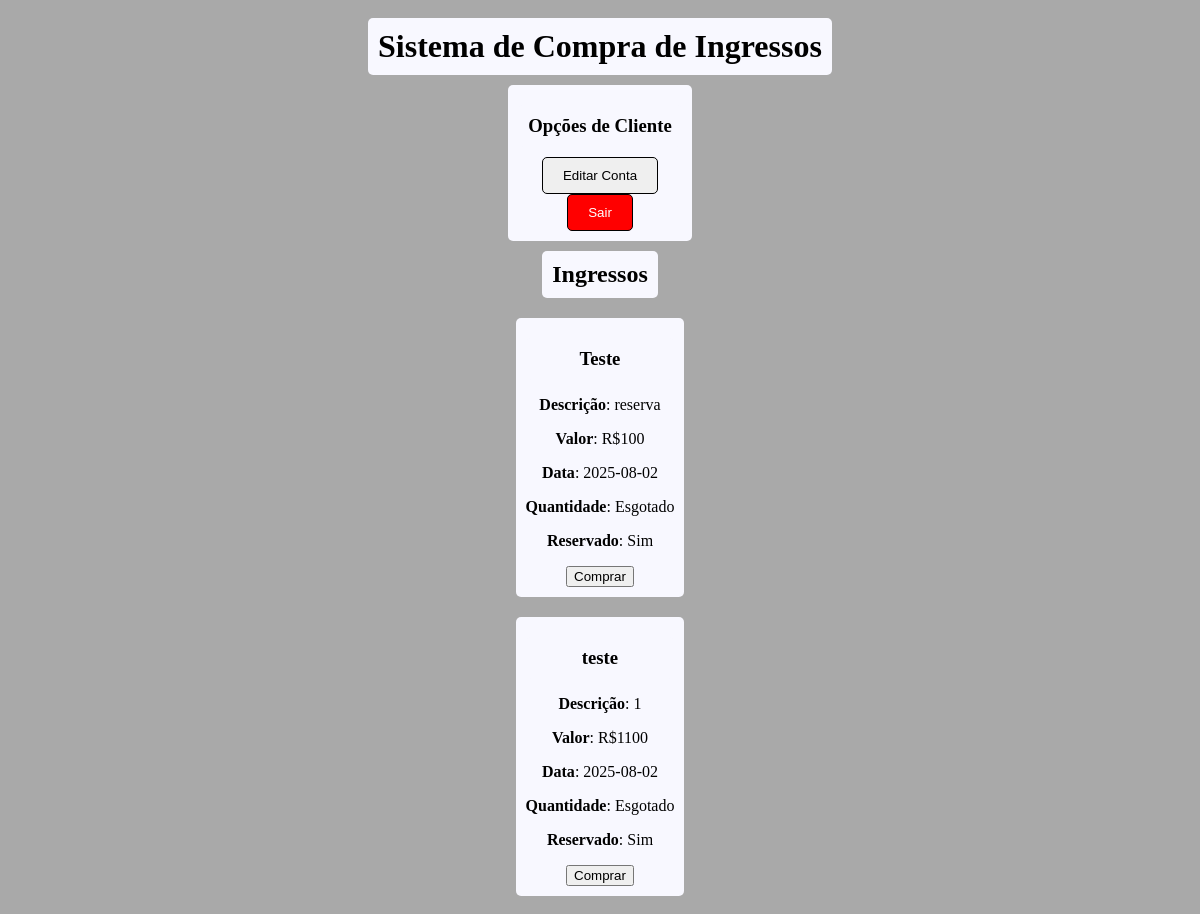
Page /public/client.php (signed in) on the earlier database version.
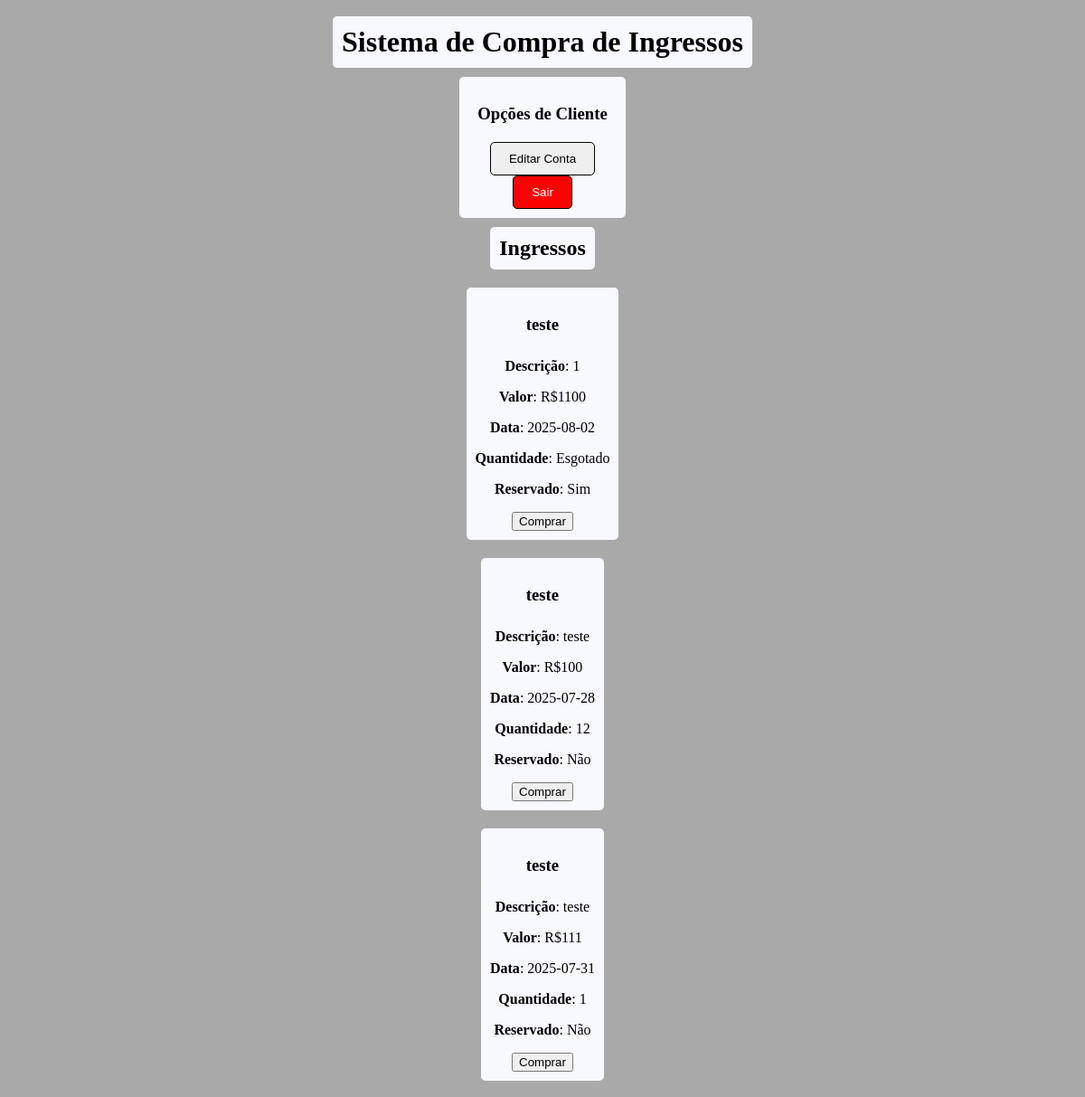
Same page on the later database version.
### tables this page shows
CREATE TABLE ingressos (
            id INTEGER PRIMARY KEY AUTOINCREMENT,
            evento TEXT NOT NULL,
            descricao TEXT,
            valor REAL NOT NULL,
            data_evento DATE NOT NULL,
            quantidade INTEGER NOT NULL,
            reservado BOOLEAN,
            data_ultima_reserva DATE,
            cliente_reservado INTEGER,
            vendedor INTEGER,
            FOREIGN KEY (vendedor) REFERENCES usuarios(id),
            FOREIGN KEY (cliente_reservado) REFERENCES clientes(id)
        );

### src/Classes/AbstractClass.php (called while the page is built, shortened)
<?php
abstract class AbstractClass {
    protected PDO $pdo;
    protected string $table;
    public function __construct(PDO $pdo, string $table) {
        $this->pdo =  $pdo;
        $this->table = $table;
    }
    public function read() {
        try {
            $sql = "SELECT * FROM {$this->table}";
            $stmt = $this->pdo->query($sql);
            return $stmt->fetchAll(PDO::FETCH_ASSOC);
        } catch (PDOException $e) {
            echo "Erro ao ler todos os registros na tebela: {$this->table}. Erro: " . $e->getMessage() . PHP_EOL;
        }
    }
}
?>

### public/client.php (the view, shortened to what this page needs)
<!DOCTYPE html>
<html lang="en">
<head>
    <link rel="stylesheet" href="/public/css/client.css">
</head>
<body>
    <div class="container">
        <h1>Sistema de Compra de Ingressos</h1>
        <div class="options">
            <h3>Opções de Cliente</h3>
            <div class="forms">
                <form class="account-form" action="/src/Logic/edit-account.php" method="get">
                    <input type="submit" name="account" value="Editar Conta">
                </form>
                <form class="logout-form" action="/src/Logic/logout.php" method="post">
                    <input type="submit" value="Sair">
                </form>
            </div>
        </div>
        <div class="ingressos">
            <h2>Ingressos</h2>
            <div class="ingressos-lista">
                <?php
                require_once __DIR__ . '/../src/Core/database.php';
                $tickets = new Ticket($db, "ingressos");
                if (isset($_SESSION["id"])){
                    $ingressos = $tickets->read();
                    if (!empty($ingressos)) {
                        foreach ($ingressos as $ingresso) {
                            echo "<div class='ticket'>";
                            echo "<h3>" . htmlspecialchars($ingresso["evento"]) . "</h3>";
                            echo "<p><strong>Descrição</strong>: " . htmlspecialchars($ingresso["descricao"]) . "</p>";
                            echo "<p><strong>Valor</strong>: R$" . htmlspecialchars($ingresso["valor"]) . "</p>";
                            echo "<p><strong>Data</strong>: " . htmlspecialchars($ingresso["data_evento"]) . "</p>";
                            echo "<p><strong>Quantidade</strong>: " . ($ingresso["quantidade"] > 0 ? $ingresso["quantidade"] : "Esgotado") . "</p>";
                            echo "<p><strong>Reservado</strong>: " . ($ingresso["reservado"] ? "Sim" : "Não" ) . "</p>";
                            echo "<form action=\"/src/Logic/buy-ticket.php\" method=\"get\">
                                    <input type=\"hidden\" name=\"ticket_id\" value=\"" . $ingresso["id"] . "\">
                                    <input type=\"submit\" name=\"buy_ticket\" value=\"Comprar\">
                                </form>";
                            echo "</div>";
                        }
                    } else {
                        echo "<p>Nenhum ingresso disponível.</p>";
                    }
                }
                ?>
            </div>
        </div>
    </div>
</body>
</html>

Differences in the rows shown:
removed ingressos: evento "Teste", descricao "reserva", valor "100", data_evento "2025-08-02", quantidade "Esgotado", reservado "Sim"
added ingressos: evento "teste", descricao "teste", valor "100", data_evento "2025-07-28", quantidade "12", reservado "Não"
added ingressos: evento "teste", descricao "teste", valor "111", data_evento "2025-07-31", quantidade "1", reservado "Não"
